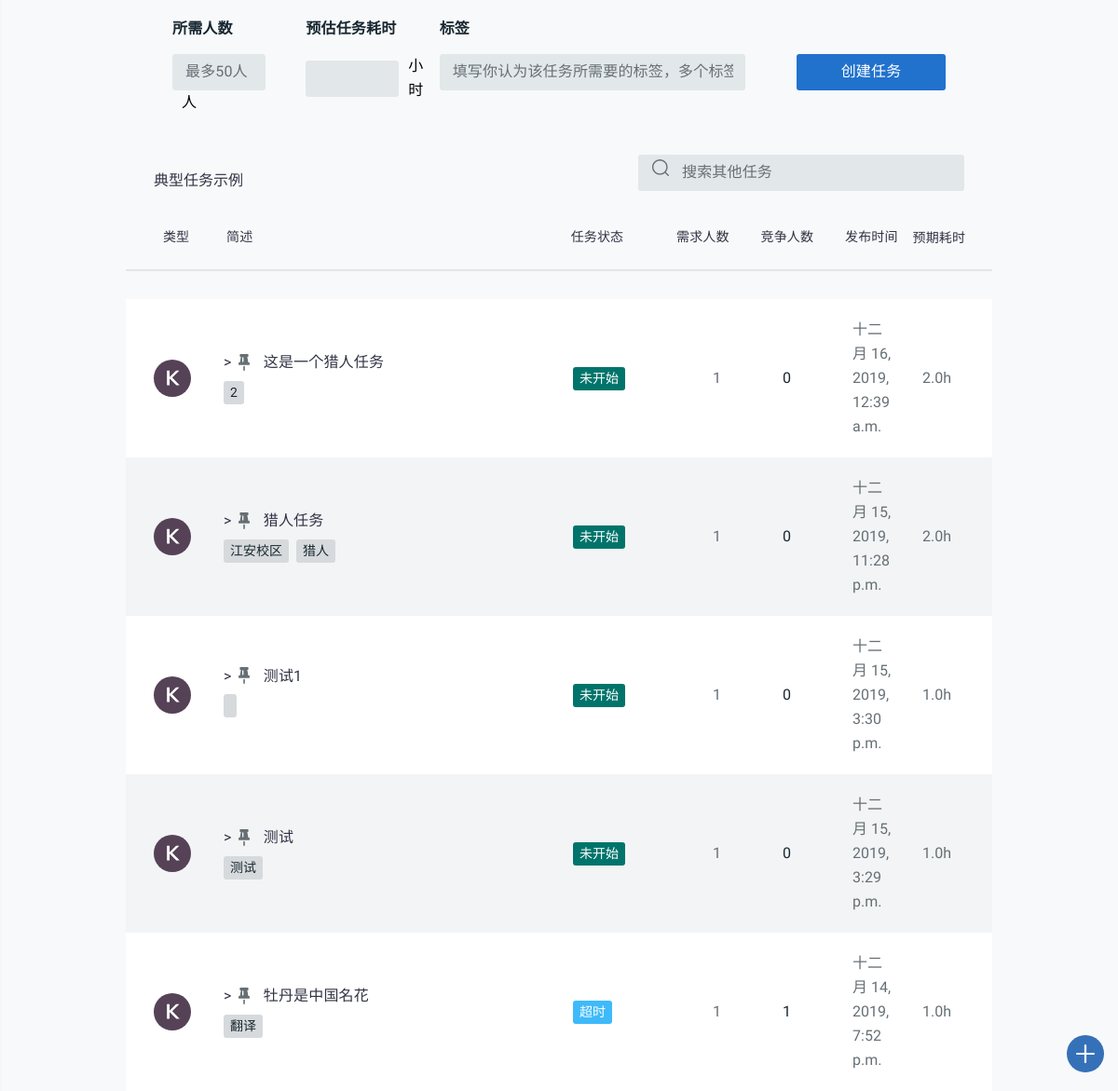
The page /create-task/ (signed in, lower part) on the database as committed earlier.
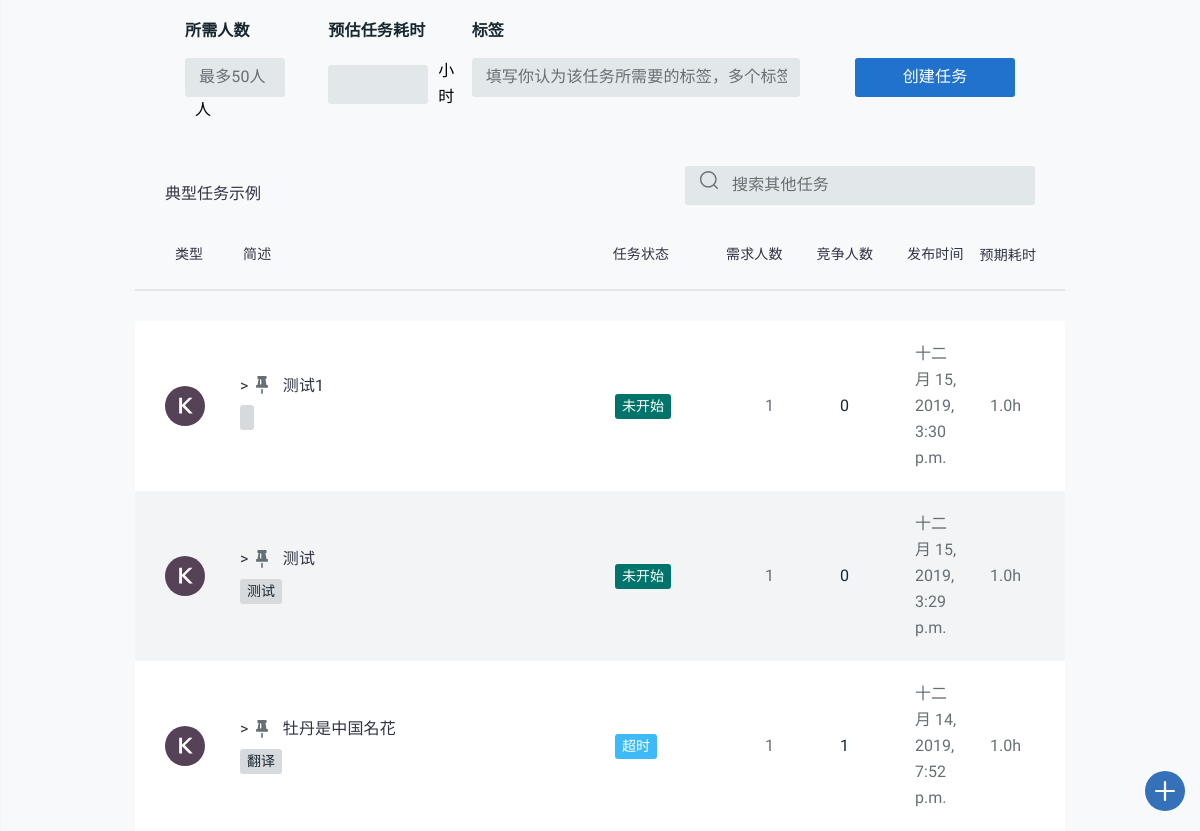
The same page on the database as committed later.
### task_platform/models.py (models this page shows, shortened)
class Task(models.Model):
    state = (('未开始', 'waitting'), ('进行中', 'processing'), ('中止', 'abort'),
             ('撤销', 'revoke'), ('超时', 'timeout'), ('完成', 'completed'))
    publisher = models.CharField(max_length=128)
    pub_time = models.DateTimeField(auto_now_add=True)
    begin_time = models.DateTimeField(null=True, blank=True)
    end_time = models.DateTimeField(null=True, blank=True)
    people_needed = models.IntegerField(default=1)
    people_now = models.IntegerField(default=0)
    expected_time_consuming = models.DecimalField(
        max_digits=12, decimal_places=1, default=0.0)
    task_description = models.CharField(max_length=50, default="None")
    task_detail = RichTextUploadingField(default='None')
    task_state = models.CharField(max_length=32, choices=state, default='未开始')
    task_class = models.CharField(max_length=48, default='赏金模式')
    class Meta:
        ordering = ['pub_time']
        verbose_name = '任务'
        verbose_name_plural = '任务'

class Task_tags(models.Model):
    sig_tag = models.CharField(max_length=20, default="None")
    task_id = models.IntegerField(default="0")
    def __str__(self):
        return self.sig_tag
    class Meta:
        verbose_name = "任务标签"
        verbose_name_plural = "任务标签"

### task_platform/views.py (the view, shortened to what this page needs)
# urls.py: path('create-task/', views.create_task, name='create-task'),
def create_task(request):
    DEPOSIT = settings.DEPOSIT
    username = request.session.get('user_name', None)
    if not username:
        return redirect('/login/')
    notice_room = '/chatroom/{}'.format(get_notice_room_id(username))
    notice_num = chatinfo_num(username)
    user = User.objects.get(name=username)
    student_id = user.stu_id
    phone = user.phone
    dept = user.dept
    if user.dept == 'None':
        dept = '暂无信息'
    tag_list = []
    finder = {
        '未开始': '9', '进行中': '2',
        '中止': '3', '撤销': '3',
        '超时': '3', '完成': '4'
    }
    latest_task_list = Task.objects.order_by('-pub_time')
    for task in latest_task_list:
        color = 'tt-color0{} tt-badge'.format(finder[task.task_state])
        tag_list.append(
            (task, color,
             Task_tags.objects.filter(task_id=task.id).order_by('sig_tag')))
    return render(request, 'task_platform/create-task.html', locals())

### task_platform/views.py (called while the page is built)
@csrf_exempt
def get_notice_room_id(username):
    md5 = hashlib.md5()
    md5.update(username.encode())
    return md5.hexdigest()

def chatinfo_num(username):
    withs = Withdraw.objects.filter(username=username, state='完成', noticed=False)
    for each_with in withs:
        send_notice(username, '恭喜您，您于{}发起的提现{}元的请求已经接受，请查看您支付宝余额，如果有问题请联系platform_office@163.com。'.format(each_with.start_time.strftime('%Y-%m-%d %M:%H:%S'), each_with.money))
        each_with.noticed = True
        each_with.save()
    chatnum = ChatVision.objects.filter(username=username, has_seen=False).count()
    return chatnum

### task_platform/templates/task_platform/create-task.html (shortened to what the changed rows need)
{% extends 'task_platform/base.html' %}
{% load staticfiles %}
{% block content %}
<head>
  <link rel="stylesheet" href="{% static 'css/style.css' %}">
</head>
<main id="tt-pageContent">
  <div class="container">
    <div class="tt-topic-list tt-offset-top-30">
      {% if tag_list %}
      {% for task, color, tags in tag_list %}
      <div class="tt-item">
        <div class="tt-col-avatar">
          <svg class="tt-icon">
            <use xlink:href="#icon-ava-k"></use>
          </svg>
        </div>
        <div class="tt-col-description">
          <h6 class="tt-title"><a href="{% url 'detail' task.id %}">
              >
              <svg class="tt-icon">
                <use xlink:href="#icon-pinned"></use>
              </svg>
              {{ task.task_description }}
                        </a></h6>
          <div class="row align-items-center no-gutters">
            <div class="col-11">
              <ul class="tt-list-badge">
                {% for tag in tags %}
                <li><a><span class="tt-badge">{{ tag }}</span></a></li>
                {% endfor%}
              </ul>
            </div>
            </div>
          </div>
          <div class="tt-col-category"><span class="{{ color }}">{{ task.task_state }}</span></div>
          <div class="tt-col-value hide-mobile">{{ task.people_needed }}</div>
            <div class="tt-col-value tt-color-select hide-mobile">{{ task.people_now }}</div>
              <div class="tt-col-value hide-mobile">{{ task.pub_time }}</div>
                <div class="tt-col-value hide-mobile"> {{ task.expected_time_consuming }}h </div>
                </div>
                {% endfor %}
                {% endif %}
              </div>
            </div>
</main>
{% endblock %}

Rows that differ between the two databases and show on the page:
removed Task: task_description "这是一个猎人任务", task_state "未开始", people_needed "1", people_now "0", pub_time "十二月 16, 2019, 12:39 a.m.", expected_time_consuming "2.0"
removed Task_tags: sig_tag "2", shown under "这是一个猎人任务"
removed Task: task_description "猎人任务", task_state "未开始", people_needed "1", people_now "0", pub_time "十二月 15, 2019, 11:28 p.m.", expected_time_consuming "2.0"
removed Task_tags: sig_tag "江安校区", shown under "猎人任务"
removed Task_tags: sig_tag "猎人", shown under "猎人任务"
